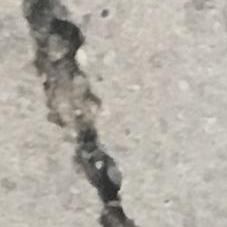
%> input picture Computer Vision for Engineering and Science/Data/Concrete Registration/00475.jpg, 227 x 227 px
$ octave --eval "result = segmentYeast(imread('../../Data/Concrete Registration/00475.jpg'));"   (GNU Octave 9; MATLAB toolbox functions it lacks are replaced by stand-ins)
%> lines starting %> are read from the running program, lines starting %| are printed output that depends on the picture; in (x1, y1, x2, y2) boxes, pixels count from 0 and x2, y2 are one past the last pixel; in counts of white or black regions, pixels touching at a corner belong together; the program's own positions count from 1
function [BW,maskedImage] = segmentYeast(X)
%segmentImage イメージの領域分割アプリから自動生成されたコードを使用してイメージをセグメント化
%  [BW,MASKEDIMAGE] = segmentImage(X) イメージの領域分割アプリから自動生成されたコードを使用してイメージ X
%  をセグメント化します。最終セグメンテーションは BW で返され、マスク イメージは MASKEDIMAGE で返されます。

% Auto-generated by imageSegmenter app on 02-Mar-2023
%----------------------------------------------------
XRGB = X;
%> XRGB is the input picture: size 227x227x3 uint8; mean R, G, B 178.5, 173.7, 165.6
X = im2gray(X);

% 空のマスクを作成
% BW = false(size(X,1),size(X,2));

% イメージのしきい値処理 - 手動しきい値
BW = im2gray(X) > 1.642200e+02;
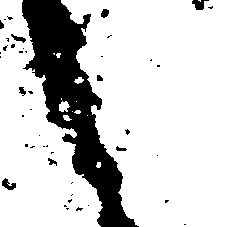
%> BW: size 227x227 logical; 80.9% white; 45 black regions (35 under 20 px), largest, box (x1, y1, x2, y2) and area: (22, 0, 139, 227) 9188, (192, 0, 209, 10) 99, (2, 178, 16, 190) 91

% default によるマスクのクローズ
radius = 7;
decomposition = 0;
se = strel('disk', radius, decomposition);
BW = imclose(BW, se);
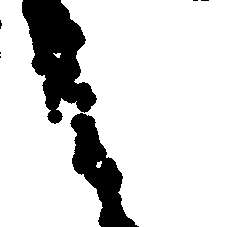
%> BW: size 227x227 logical; 83.8% white; 7 black regions (5 under 20 px), largest, box (x1, y1, x2, y2) and area: (22, 0, 97, 124) 5091, (70, 113, 139, 227) 3245

% default によるマスクのオープン
radius = 7;
decomposition = 0;
se = strel('disk', radius, decomposition);
BW = imopen(BW, se);
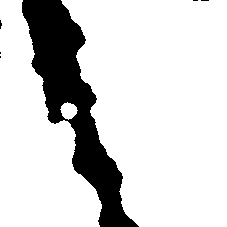
%> BW: size 227x227 logical; 83.2% white; 6 black regions (5 under 20 px), largest, box (x1, y1, x2, y2) and area: (22, 0, 139, 227) 8638

% Create masked image.
maskedImage = XRGB;
maskedImage(repmat(~BW,[1,1,3])) = 0;
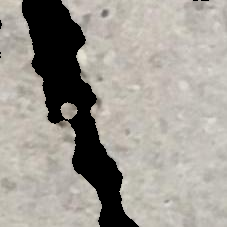
%> maskedImage: size 227x227x3 uint8; 16.82% of pixels changed, all inside (x1, y1, x2, y2) = (0, 0, 209, 227)
end

$ run again, on Computer Vision for Engineering and Science/Data/Concrete Registration/00476.jpg
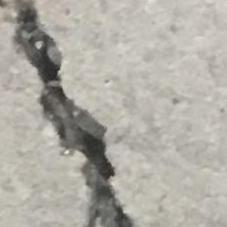
%> input picture Computer Vision for Engineering and Science/Data/Concrete Registration/00476.jpg, 227 x 227 px
%> in segmentYeast, XRGB is the input picture: size 227x227x3 uint8; mean R, G, B 176.4, 173.3, 165.5
%> in segmentYeast, `BW = im2gray(X) > 1.642200e+02;`:
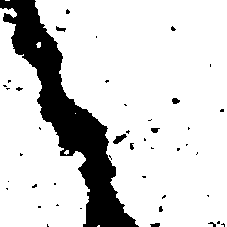
%> BW: size 227x227 logical; 83.2% white; 44 black regions (37 under 20 px), largest, box (x1, y1, x2, y2) and area: (0, 0, 139, 227) 8158, (113, 134, 127, 144) 71, (172, 98, 180, 104) 36
%> in segmentYeast, `maskedImage(repmat(~BW,[1,1,3])) = 0;`:
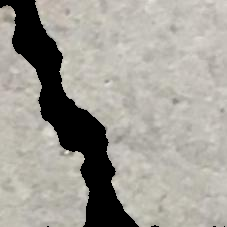
%> maskedImage: size 227x227x3 uint8; 15.36% of pixels changed, all inside (x1, y1, x2, y2) = (0, 0, 225, 227)

$ run again, on Computer Vision for Engineering and Science/Data/Concrete Registration/00477.jpg
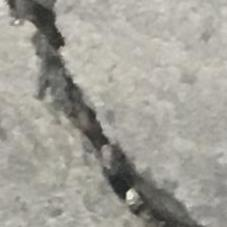
%> input picture Computer Vision for Engineering and Science/Data/Concrete Registration/00477.jpg, 227 x 227 px
%> in segmentYeast, XRGB is the input picture: size 227x227x3 uint8; mean R, G, B 161.4, 159.4, 151.5
%> in segmentYeast, `BW = im2gray(X) > 1.642200e+02;`:
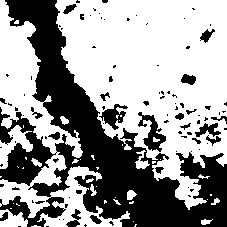
%> BW: size 227x227 logical; 60.5% white; 98 black regions (74 under 20 px), largest, box (x1, y1, x2, y2) and area: (0, 0, 227, 227) 17937, (138, 112, 166, 152) 460, (99, 104, 128, 130) 335
%> in segmentYeast, `maskedImage(repmat(~BW,[1,1,3])) = 0;`:
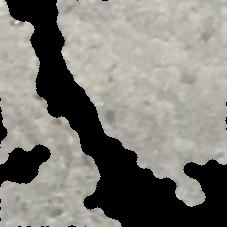
%> maskedImage: size 227x227x3 uint8; mean R, G, B 128, 126.3, 120.2

$ run again, on Computer Vision for Engineering and Science/Data/Concrete Registration/00478.jpg
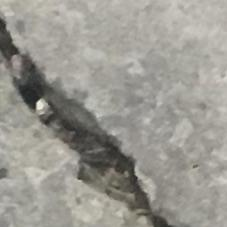
%> input picture Computer Vision for Engineering and Science/Data/Concrete Registration/00478.jpg, 227 x 227 px
%> in segmentYeast, XRGB is the input picture: size 227x227x3 uint8; mean R, G, B 155, 153, 145.8
%> in segmentYeast, `BW = im2gray(X) > 1.642200e+02;`:
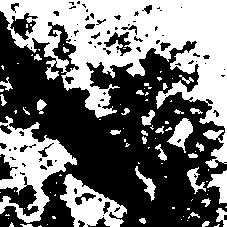
%> BW: size 227x227 logical; 44.7% white; 94 white regions (62 under 20 px), largest, box (x1, y1, x2, y2) and area: (0, 0, 227, 168) 15282, (0, 116, 77, 223) 3469, (60, 174, 127, 227) 1684
%> in segmentYeast, `maskedImage(repmat(~BW,[1,1,3])) = 0;`:
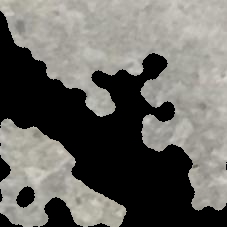
%> maskedImage: size 227x227x3 uint8; mean R, G, B 105.2, 103.8, 99.2
